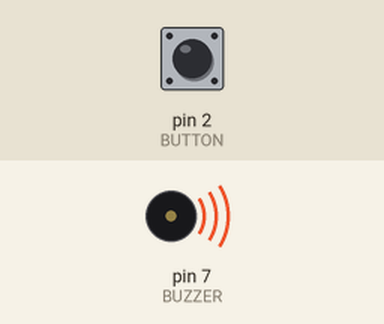
A sketch run on a simulated Arduino Uno, built with avr-gcc and run on an emulated ATmega328P. Parts: buzzer (waves = sounding, pin HIGH). The inputs (shaded band) are chosen by the test bench; at power-on: pin 2 (BUTTON) HIGH.

Above: at 1.2 s.
1.3 s: pin 2 (BUTTON) pulled LOW for 0.15 s
At 1.37 s:
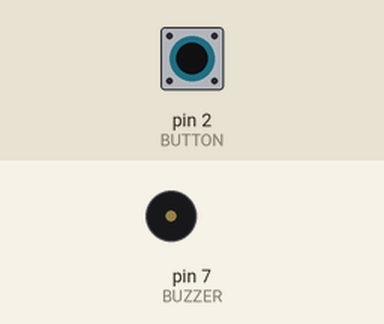
2.9 s: pin 2 (BUTTON) pulled LOW for 3.2 s
At 6.6 s:
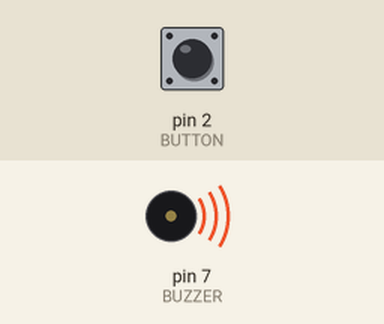
Timing chart, 0 to 8.1 s (numbered marks = the images above; inputs shaded):
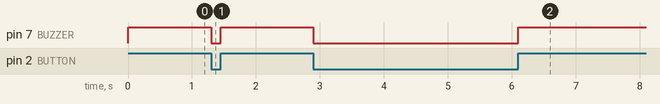

The sketch:

BUZZER.ino
```cpp
//*******************************************************************************
// Project : Buzzer in Learning Kit / 능동부저, 수동부저를 사용해서 비프음을 만들어 보자
// Board : Arduino Uno
// 부저의 극성을 잘 맞춰서 해줘야 한다
//*******************************************************************************

// Define Pins   //데이터 핀 번호
#define BUZZER 7
#define BUTTON 2

void setup()
{
  pinMode(BUZZER, OUTPUT);
  pinMode(BUTTON, INPUT_PULLUP);
}

void loop()
{
  if ( digitalRead(BUTTON) ) {// 버튼이 눌리면 소리(비프음)가 난다
    digitalWrite(BUZZER, HIGH); // BUZZER OFF
  }else{
    digitalWrite(BUZZER, LOW);  // BUZZER ON
  }

}
```

Measured:
- after the input at 1.3 s, pin 7 (BUZZER): HIGH → LOW at once, → HIGH 0.15 s later
- after the input at 2.9 s, pin 7 (BUZZER): HIGH → LOW at once, → HIGH 3.2 s later
